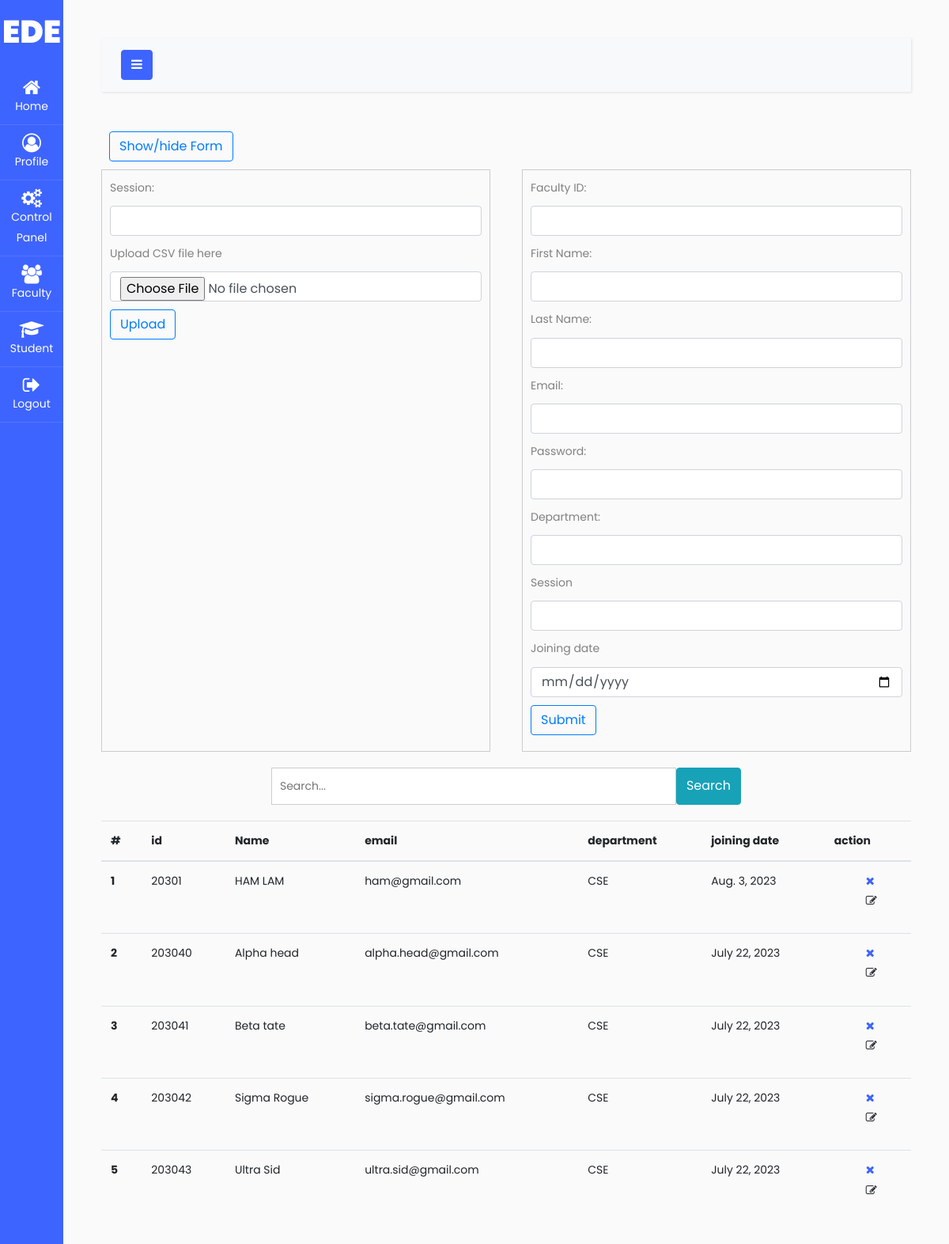
Screenshot of /faculty/ (signed in) with the database file from the repository.
### users/models.py (models this page shows, shortened)
class FACULTY(models.Model):
    user = models.OneToOneField(User, on_delete=models.CASCADE)
    org = models.ForeignKey(ORG, on_delete=models.CASCADE)
    faculty_name = models.CharField(max_length=100)
    faculty_email = models.EmailField(max_length=100)
    faculty_phone = models.CharField(max_length=10)
    faculty_address = models.CharField(max_length=100)
    faculty_photo = models.ImageField(upload_to='faculty_photo/', blank=True)
    department = models.CharField(max_length=100)
    session = models.CharField(max_length=100, default='None')
    joinin_date = models.DateField(default=datetime.date.today)

### orgAdmin/views.py (the view, shortened to what this page needs)
# urls.py: path('', include('faculty.urls')),
def faculty(request):
    obj = ORG.objects.get(user=request.user)
    if request.method == "POST":
        form_no = request.POST["form"]
        if form_no == "f1":
            session = request.POST["session"]
            file = request.FILES["file"]
            print("#==================== Test Start ================#")
            print(file)
            print("#==================== Test End ==================#")
            file.name = str(session) + ".csv"
            recruitedFaculty = RecruitedFaculty.objects.create(
                session=session, faculty_info_file=file
            )
            recruitedFaculty.save()
            df = pd.read_csv("media/faculty_info_files/" + str(file))
            org = ORG.objects.get(user=request.user)
            for index, row in df.iterrows():
                if User.objects.filter(username=row["faculty_id"]).exists():
                    continue
                print(
                    row["faculty_id"],
                    row["first_name"],
                    row["last_name"],
                    row["email"],
                    row["password"],
                    row["department"],
                    row["joining_date"],
                )
                user = User.objects.create(
                    username=row["faculty_id"], email=row["email"]
                )
                user.set_password(str(row["password"]))
                print(row["password"])
                user.save()
                jdate = row["joining_date"]
                joining_date = datetime.strptime(jdate, "%Y-%m-%d").date()
                faculty = FACULTY.objects.create(
                    user=user,
                    org=org,
                    faculty_name=row["first_name"] + " " + row["last_name"],
                    faculty_email=row["email"],
                    department=row["department"],
                    joinin_date=jdate,
                    session=session,
                )
                messages.info(request, "Faculty added successfully")
                faculty.save()
            try:
                os.remove("media/faculty_info_files/" + str(file))
            except:
                print("File not found")
            return redirect("faculty")
        elif form_no == "f2":
            print("Form 2")
            faculty_id = request.POST["faculty_id"]
            first_name = request.POST["first_name"]
            last_name = request.POST["last_name"]
            email = request.POST["email"]
            password = request.POST["password"]
            department = request.POST["department"]
            joining_date = request.POST["joining_date"]
            session = request.POST["session"]
            full_name = first_name + " " + last_name
            if User.objects.filter(username=faculty_id).exists():
                messages.info(request, "Faculty ID already exists")
                return redirect("faculty")
            else:
                user = User.objects.create(username=faculty_id, email=email)
                user.set_password(str(password))
                user.save()
                faculty = FACULTY.objects.create(
                    user=user,
                    org=ORG.objects.get(user=request.user),
                    faculty_name=full_name,
                    faculty_email=email,
                    department=department,
                    joinin_date=joining_date,
                    session=session,
                )
                faculty.save()
                messages.info(request, "Faculty added successfully")
                return redirect("faculty")
    elif request.method == "GET":
        print("GET")
        query = request.GET.get("query")
    faculty = FACULTY.objects.all()
    return render(
        request,
        "./orgAdmin/faculty.html",
        {"faculty": faculty, "cancel": False, "obj": obj},
    )

### templates/orgAdmin/faculty.html (shortened to what this page needs)
{% extends "orgAdmin/navbar.html" %}
{% block content %}
<button id="showFormBtn" class="btn btn-outline-primary" style="margin: 10px;">Show/hide Form</button>
<div class="forms">
    <div class="form-separator form-container">
        <div class="form-csv">
            <form method="POST" enctype="multipart/form-data">
                <label for="session">Session:</label>
                <input type="text" name="session" id="session" class="form-control" required>
                <label class="form-label" for="customFile">Upload CSV file here</label>
                <input type="file" name="file" class="form-control" id="customFile" />
                <input type="submit" value="Upload" class="btn btn-outline-primary">
            </form>
        </div>
        <div class="form-csv">
            <form method="POST">
                <label for="Faculty_id">Faculty ID:</label>
                <input type="text" name="faculty_id" id="Faculty_id" class="form-control" required>
                <label for="first_name">First Name:</label>
                <input type="text" name="first_name" id="first_name" class="form-control" required>
                <label for="last_name">Last Name:</label>
                <input type="text" name="last_name" id="last_name" class="form-control" required>
                <label for="email">Email:</label>
                <input type="email" name="email" id="email" class="form-control" required>
                <label for="password">Password:</label>
                <input type="password" name="password" id="password" class="form-control" required>
                <label for="department">Department:</label>
                <input type="text" name="department" id="department" class="form-control" required>
                <label for="joining date">Session</label>
                <input type="text" name="session" id="session" class="form-control" required>
                <label for="joining date">Joining date</label>
                <input type="date" name="joining_date" id="joining_date" class="form-control" required>
                <input type="submit" value="Submit" class="btn btn-outline-primary">
            </form>
        </div>
    </div>
</div>
<div class="search" style="margin-top: 20px;">
    <form method="GET" style="display: flex; justify-content: center;">
        <input type="text" name="query" placeholder="Search..."
            style="width: 50%; padding: 10px; border: 1px solid #ccc;">
        <input type="submit" class="btn btn-info" value="Search">
    </form>
</div>
<div class="table" style="margin-top: 20px;">
    <table class="table">
        <thead>
            <tr>
                <th scope="col">#</th>
                <th scope="col">id</th>
                <th scope="col">Name</th>
                <th scope="col">email</th>
                <th scope="col">department</th>
                <th scope="col">joining date</th>
                <th scope="col">action</th>
            </tr>
        </thead>
        <tbody>
            {% for f in faculty%}
            <tr>
                <th scope="row">{{forloop.counter}}</th>
                <td>{{f.user}}</td>
                <td>{{f.faculty_name}}</td>
                <td>{{f.faculty_email}}</td>
                <td>{{f.department}}</td>
                <td>{{f.joinin_date}}</td>
                <td>
                    <ul style="list-style: none;">
                        <li><a href="/delete-faculty/{{f.user}}/"><i class="fa fa-times"></i></a></li>
                        <li><i class="fa fa-edit"></i> </li>
                    </ul>
                </td>
            </tr>
            {% endfor %}
        </tbody>
    </table>
</div>
{% endblock %}

### templates/orgAdmin/faculty.html (style rules this page uses)
.form-container { display: flex; gap: 40px; }
.form-container .form-csv { width: 50%; display: flex; flex-direction: column; gap: 10px; padding: 10px; border: 1px solid #ccc; }
.form-csv input, .form-csv label { margin-bottom: 10px; }

### rows the page displays
FACULTY: user "20301", faculty_name "HAM LAM", faculty_email "ham@gmail.com", department "CSE", joinin_date "Aug. 3, 2023"
FACULTY: user "203040", faculty_name "Alpha head", faculty_email "alpha.head@gmail.com", department "CSE", joinin_date "July 22, 2023"
FACULTY: user "203041", faculty_name "Beta tate", faculty_email "beta.tate@gmail.com", department "CSE", joinin_date "July 22, 2023"
FACULTY: user "203042", faculty_name "Sigma Rogue", faculty_email "sigma.rogue@gmail.com", department "CSE", joinin_date "July 22, 2023"
FACULTY: user "203043", faculty_name "Ultra Sid", faculty_email "ultra.sid@gmail.com", department "CSE", joinin_date "July 22, 2023"
